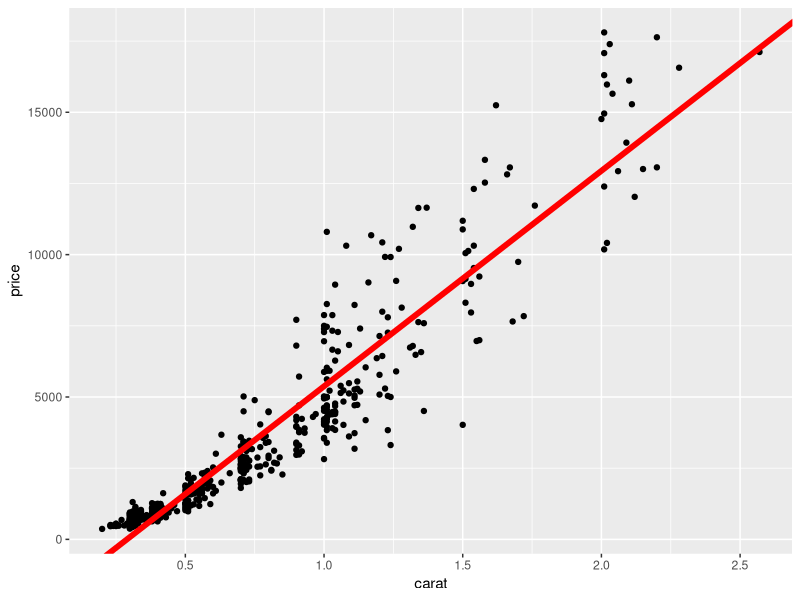

Recreate this plot in R. (Note: this script raises an error after producing the figure.)
library(ggplot2)
data(diamonds)
#uses lm() - https://stat.ethz.ch/R-manual/R-devel/library/stats/html/lm.html

#get a random collection of 500 samples of diamond data
diamSmall <- diamonds[sample(1:dim(diamonds)[1],500),]

################################################1
#Equation: Price = theta_1 _ theta_2*carat + esilon
M1 = lm(price~carat, diamSmall);
#M1 = lm(price~carat+cut, diamSmall);

#price is the target and carat is the single X we are using in this model

theta<-coef(M1)
#this will have 2 values: theta1 is the intercept and theta2 will be the 'carat' weight

#graph the data and draw a line using the coefficeints we just got
ggplot(diamSmall,aes(carat,price)) + geom_point() + geom_abline(intercept=theta[1],slope=theta[2],size=2,color=I("red"))

#predict 3 values of carat  - carat = 1, carat=2, carat=3
#note that since there is simply 1 X column this works
predict(M1, data.frame(carat=c(3,4,5)))

#show entire summary
summary(M1)

#get a specific stat from summary
summary(M1)$r.squared
summary(M1)$residuals

#you can also use residuals()
residuals(M1)

#to get the residuals, get the mean of the squared residuals
#this gets the squars of the errors; squaring it makes sure positive errors do not cancel negative errors and vice versa
#note that technically RSS uses sum() and not mean
#also note that mean is the same as the sum, yet divided by the number of residuals

# MSE function
# input: the output of lm, eg. M1 = lm(price~carat, diamSmall);

MSE = function(M1) {
  return(mean(residuals(M1)^2))
}

MSE(M1)


################################################2
#this adjusts for non-linearity
M2<-lm(price~carat+I(carat^2)+I(carat^3), diamSmall)
theta<-coef(M2)
#make 500 points, a floats between 0-3
x<-seq(0,3,length=500)

#make predictions y
Y = theta[1] + theta[2]*x + theta[3]*x^2 + theta[4]*x^3

#visualize the regression   (need to use geom_line in this case instead of abline)
D<-data.frame(x=X,y=Y)
ggplot(D,aes(x=X,y=Y))+geom_line(size=2,color=I("red")) 
+ geom_point(data=diamSmall, aes(x=carat,y=price)) # overlay with original datapoints, need to use different DF 

#find the R^2 (r squared)
summary(M2)$r.squared

mean(residuals(M2)^2)

################################################3
#two explanatory variables
M3<-lm(price~carat+color,diamSmall)
summary(M3)$r.squared
mean(residuals(M3)^2)


################################################4
#log of the varaibles
M4<-lm(log(price)~log(carat),diamSmall)
theta<-coef(M4)

#plot the scatterplot of log(price) vs log(caret)
ggplot(diamSmall,aes(log(carat),log(price))) + geom_point() + geom_abline(intercept=theta[1], slope=theta[2],size=2,color=I("red"))
summary(M4)$r.squared
mean(residuals(M4)^2)
